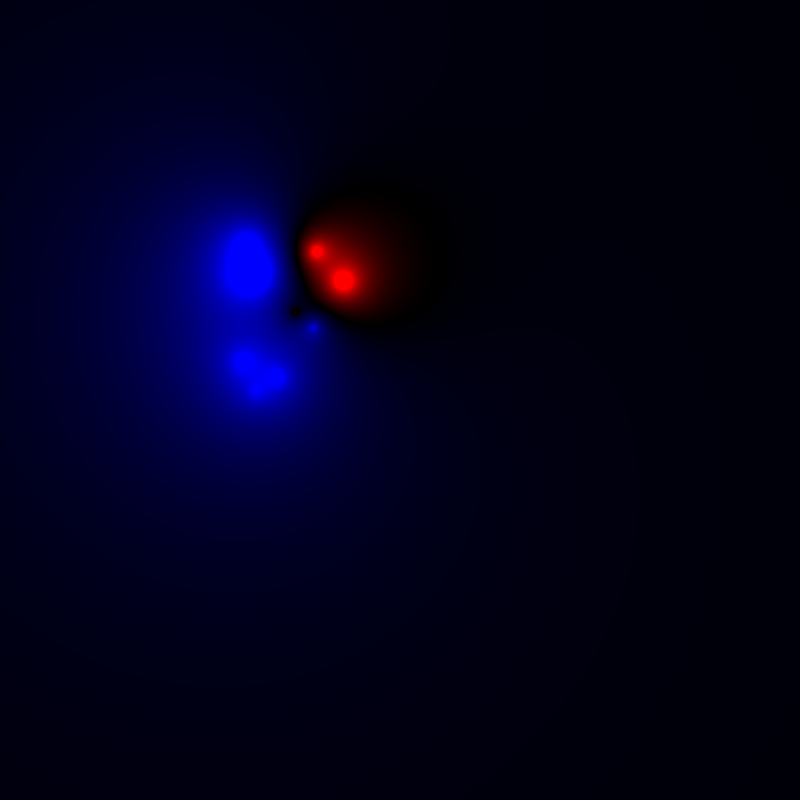
Frame 1 (no input)
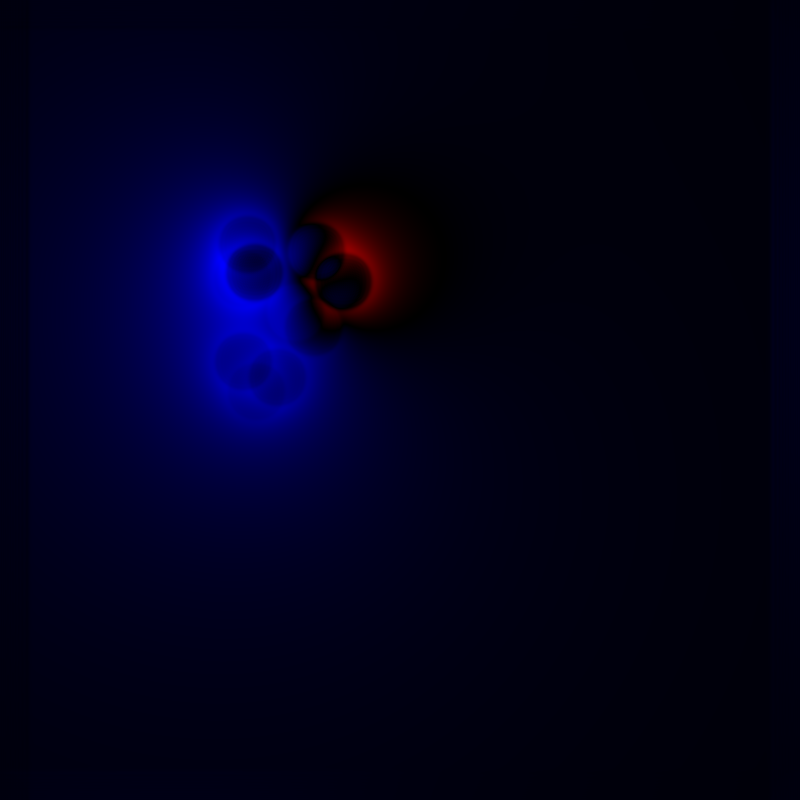
Frame 60 (the mouse pressed at the canvas centre just before this capture)
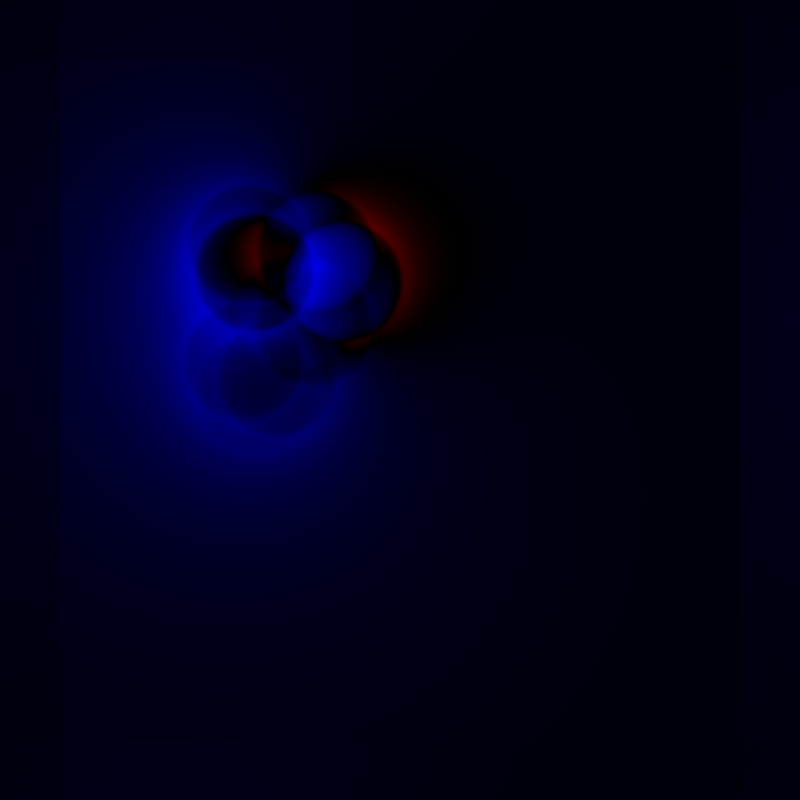
Frame 120 (the mouse held since frame 60 and released just before this capture)

The Processing sketch that drew these frames (run headless with seeded random() and noise(); from frame 60 on, the mouse is pressed at the canvas centre):

// Processing sketch: itp_waves
// ── itp_waves.pde
float[][] f;
float[][] df;
float[][] ddf;

int cellSize = 1;
int w, h; 

void setup() {
  size(800, 800);
  initField();
}

int getFieldColor(int x, int y) {
   float v = constrain(f[x][y], -1, 1);
   if (v < 0) return color(0, 0, (int) (-v * 255));
   else return color(int(v * 255), 0, 0);
}

void initField() {
  w = width / cellSize; h = height / cellSize; // we will assume the pixel size to be 
  f = new float[w][h];
  df = new float[w][h];
  ddf = new float[w][h];
  
  int numCenters = 10;
  int[] cx = new int[numCenters];
  int[] cy = new int[numCenters];
  float[] centerPeakVal = new float[numCenters];
  for (int i = 0; i < numCenters; i++) {
     cx[i] = (int) (random(w) * 0.2 + w * 0.3);
     cy[i] = (int) (random(h) * 0.2 + h * 0.3);
     centerPeakVal[i] = random(-1, 1) * 3;
  }
  
  for (int x = 0; x < w; x++) {
     for (int y = 0; y < h; y++) {
         for (int i = 0; i < numCenters; i++) {
             float dx = x - cx[i]; float dy = y - cy[i]; float d = sqrt(sq(dx) + sq(dy));
             f[x][y] += centerPeakVal[i] / (1.0 + d / (w / 100));
         }
     }
  }
}

void draw() {
  evoField();
  drawField();
}

float fieldLaplacian(int x, int y) {
   int xp = (x + 1) % w; int xm = (x - 1 + w) % w; int yp = (y + 1) % h; int ym = (y - 1 + h) % h; 
   return 0.25 * (f[xp][y] + f[xm][y] + f[x][yp] + f[x][ym]) - f[x][y];
}

void evoField() {
   for (int x = 0; x < w; x++) {
      for (int y = 0; y < h; y++) {
          df[x][y] += fieldLaplacian(x, y);
      }
   }
   for (int x = 0; x < w; x++) {
      for (int y = 0; y < h; y++) {
         f[x][y] += df[x][y];
      }
   }
}

void drawField() {
   if (cellSize > 1) {
     noStroke();
     for (int x = 0; x < w; x++) {
        for (int y = 0; y < h; y++) {
           fill(getFieldColor(x, y)); rect(x * cellSize, y * cellSize, cellSize, cellSize); 
        }
     }
   }
   else {
      loadPixels();
      for (int x = 0; x < w; x++) {
         for (int y = 0; y < h; y++) {
            pixels[x + y * width] = getFieldColor(x, y); 
         }
      }
      updatePixels();
   }
}

void keyPressed(KeyEvent kev) {
   if (keyCode == 32) initField(); 
}
